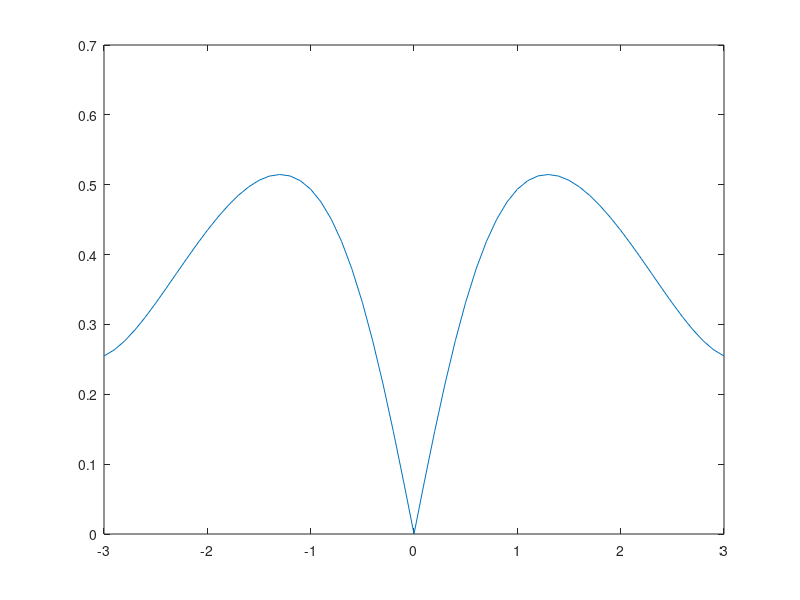
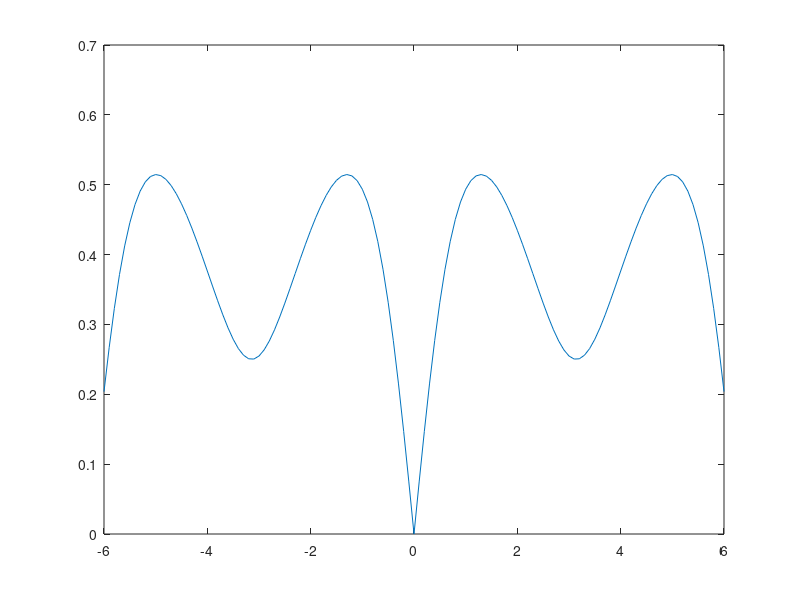

The MATLAB script that drew these images, in order:
clc;close all;clear all;
w=-3:0.1:3;
ej_base=exp(-j*w);

a=[-0.5 -0.5 1];
b=[1 -3 0];

ej=ones(1,length(ej_base));

ha=zeros(1,length(ej_base));
hd=zeros(1,length(ej_base));

for cnt=1:length(a)
    ha=ha+ej*a(cnt);
    hd=hd+ej*b(cnt);
     ej=ej.*ej_base;
end

He=ha./hd;

plot(w,abs(He))


clc;clear all;
w=-6:0.1:6;
ej_base=exp(-j*w);

a=[-0.5 -0.5 1];
b=[1 -3 0];

ej=ones(1,length(ej_base));

ha=zeros(1,length(ej_base));
hd=zeros(1,length(ej_base));

for cnt=1:length(a)
    ha=ha+ej*a(cnt);
    hd=hd+ej*b(cnt);
     ej=ej.*ej_base;
end

He=ha./hd;

figure
plot(w,abs(He))